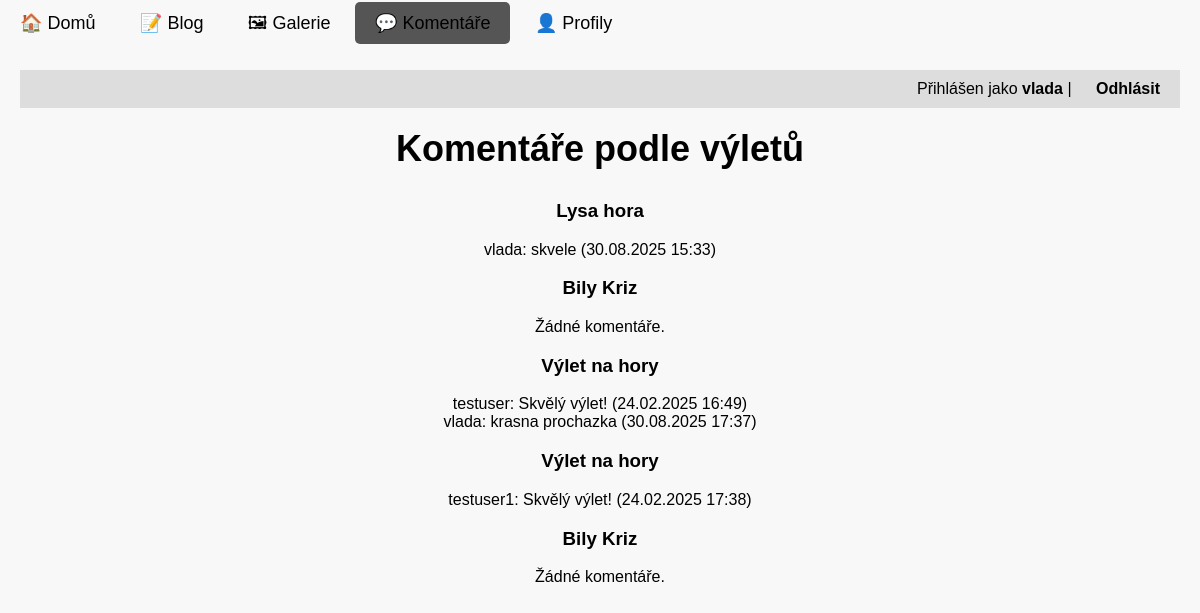
/komentare/ (signed in), run on the app's committed database.
### vylety/models.py (models this page shows, shortened)
class Vylet(models.Model):
    name = models.CharField(max_length=200, help_text="Zadejte název výletu")
    date = models.DateField(help_text="Datum konání výletu")
    description = models.TextField(help_text="Krátký popis výletu")
    user = models.ForeignKey(User, on_delete=models.CASCADE, help_text="Vlastník výletu")
    oblibene = models.ManyToManyField(User, related_name="oblibene_vylety", blank=True,
                                      help_text="Uživatelé, kteří si výlet přidali do oblíbených")

### komentare/models.py (models this page shows, shortened)
class Komentar(models.Model):
    uzivatel = models.ForeignKey(User, on_delete=models.CASCADE, help_text="Uživatel, který napsal komentář")
    vylet = models.ForeignKey(Vylet, on_delete=models.CASCADE, related_name="komentare",
                              help_text="Výlet, ke kterému komentář patří")
    text = models.TextField(help_text="Obsah komentáře")
    datum = models.DateTimeField(auto_now_add=True, help_text="Datum vytvoření komentáře")

### komentare/views.py (the view)
# urls.py: path('', views.komentare_index, name='komentare_index'),
def komentare_index(request):
    vylety = Vylet.objects.all()
    return render(request, 'komentare/index.html', {'vylety': vylety})

### komentare/templates/komentare/index.html (shortened to what this page needs)
{% extends 'vylety/base.html' %}
{% block content %}
    <div class="navbar">
        {% if user.is_authenticated %}
            Přihlášen jako <strong>{{ user.username }}</strong> | <a href="{% url 'logout' %}">Odhlásit</a>
        {% else %}
            <a href="{% url 'login' %}">Přihlášení</a>
            <a href="{% url 'register' %}">Registrace</a>
        {% endif %}
    </div>
<h2>Komentáře podle výletů</h2>
{% for vylet in vylety %}
    <h3>{{ vylet.name }}</h3>
    <div>
        {% for komentar in vylet.komentare.all %}
            <div>
                {{ komentar.uzivatel.username }}: {{ komentar.text }} ({{ komentar.datum|date:"d.m.Y H:i" }})
            </div>
        {% empty %}
            <div>Žádné komentáře.</div>
        {% endfor %}
    </div>
    {% endfor %}
{% endblock %}

### vylety/static/vylety/style.css (style rules this page uses)
body { font-family: Arial, sans-serif; background-color: #f8f8f8; margin: 0; padding: 0; }
h2 { text-align: center; font-size: 36px; margin-top: 20px; }
.navbar { text-align: right; padding: 10px 20px; background-color: #ddd; }
.navbar a { text-decoration: none; color: black; margin-left: 20px; font-weight: bold; }

### data on the page
Vylet: name "Lysa hora"
Komentar: uzivatel.username "vlada", text "skvele", datum "30.08.2025 15:33"
Vylet: name "Bily Kriz"
Vylet: name "Výlet na hory"
Komentar: uzivatel.username "testuser", text "Skvělý výlet!", datum "24.02.2025 16:49"
Komentar: uzivatel.username "vlada", text "krasna prochazka", datum "30.08.2025 17:37"
Vylet: name "Výlet na hory"
Komentar: uzivatel.username "testuser1", text "Skvělý výlet!", datum "24.02.2025 17:38"
Vylet: name "Bily Kriz"

### other printed values
{{ user.username }} "vlada"
